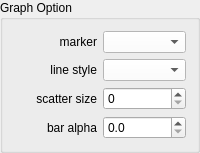
               <widget class="QGroupBox" name="groupBox_9">
                <property name="maximumSize">
                 <size>
                  <width>200</width>
                  <height>16777215</height>
                 </size>
                </property>
                <property name="title">
                 <string>Graph Option</string>
                </property>
                <layout class="QVBoxLayout" name="verticalLayout_47">
                 <item>
                  <layout class="QHBoxLayout" name="horizontalLayout_77">
                   <item>
                    <widget class="QLabel" name="label_72">
                     <property name="text">
                      <string>marker</string>
                     </property>
                     <property name="alignment">
                      <set>Qt::AlignRight|Qt::AlignTrailing|Qt::AlignVCenter</set>
                     </property>
                    </widget>
                   </item>
                   <item>
                    <widget class="QComboBox" name="markerStyle">
                     <property name="styleSheet">
                      <string notr="true">background-color: rgb(255, 255, 255);</string>
                     </property>
                    </widget>
                   </item>
                  </layout>
                 </item>
                 <item>
                  <layout class="QHBoxLayout" name="horizontalLayout_68">
                   <item>
                    <widget class="QLabel" name="label_63">
                     <property name="text">
                      <string>line style</string>
                     </property>
                     <property name="alignment">
                      <set>Qt::AlignRight|Qt::AlignTrailing|Qt::AlignVCenter</set>
                     </property>
                    </widget>
                   </item>
                   <item>
                    <widget class="QComboBox" name="lineStyle">
                     <property name="styleSheet">
                      <string notr="true">background-color: rgb(255, 255, 255);</string>
                     </property>
                    </widget>
                   </item>
                  </layout>
                 </item>
                 <item>
                  <layout class="QHBoxLayout" name="horizontalLayout_65">
                   <item>
                    <widget class="QLabel" name="label_60">
                     <property name="text">
                      <string>scatter size</string>
                     </property>
                     <property name="alignment">
                      <set>Qt::AlignRight|Qt::AlignTrailing|Qt::AlignVCenter</set>
                     </property>
                    </widget>
                   </item>
                   <item>
                    <widget class="QSpinBox" name="spinScatterSize"/>
                   </item>
                  </layout>
                 </item>
                 <item>
                  <layout class="QHBoxLayout" name="horizontalLayout_67">
                   <item>
                    <widget class="QLabel" name="label_62">
                     <property name="text">
                      <string>bar alpha</string>
                     </property>
                     <property name="alignment">
                      <set>Qt::AlignRight|Qt::AlignTrailing|Qt::AlignVCenter</set>
                     </property>
                    </widget>
                   </item>
                   <item>
                    <widget class="QDoubleSpinBox" name="spinBarAlpha">
                     <property name="decimals">
                      <number>1</number>
                     </property>
                     <property name="maximum">
                      <double>1.000000000000000</double>
                     </property>
                     <property name="singleStep">
                      <double>0.100000000000000</double>
                     </property>
                    </widget>
                   </item>
                  </layout>
                 </item>
                </layout>
               </widget>
